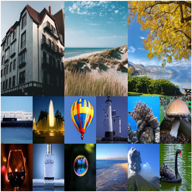
#> input picture test.png, 192 x 192 px
$ python cli_test.py
#> lines starting #> are read from the running program, lines starting #| are printed output that depends on the picture; after the words box and inside, x2 and y2 are one past the last pixel; in counts of white or black regions, pixels touching at a corner belong together
### seg/levelset.py
from __future__ import annotations

import math
from dataclasses import dataclass
from typing import Any

import numpy as np
import torch
import torch.nn.functional as F

from .kernels import gaussian_kernel2d
from .viz import contour_from_mask, gray_base64, mask_base64, overlay_base64


@dataclass(frozen=True)
class LevelSetParams:
    model: str = "coupled"  # "lbf" | "gbf" | "coupled"
    sigma: float = 3.0
    ksize: int = 0
    epsilon: float = 1.5
    nu: float = 0.3
    mu: float = 0.3
    omega: float = 1.0
    dt: float = 0.1
    iters: int = 120
    viz_stride: int = 5
    init_type: str = "otsu"  # "otsu" | "circle" | "rect"
    init_params: dict[str, Any] | None = None
    mode: str = "alt"  # "alt" | "e2e" (optional)
    eps0: float = 1e-6
    eta: float = 1e-8
    padding_mode: str = "reflect"
    device: str = "auto"  # "auto" | "cpu" | "mps"

    # [29 lines left out: function from_json, not called in this run]

    def validate(self) -> None:
        if self.model not in {"lbf", "gbf", "coupled"}:
            raise ValueError('model must be one of: "lbf", "gbf", "coupled"')
        if self.mode not in {"alt", "e2e"}:
            raise ValueError('mode must be one of: "alt", "e2e"')
        if self.mode == "e2e":
            raise ValueError('mode="e2e" is not implemented in this demo')
        if not (self.sigma > 0):
            raise ValueError("sigma must be > 0")
        if self.ksize != 0:
            if self.ksize < 3 or self.ksize % 2 == 0:
                raise ValueError("ksize must be 0 (auto) or an odd integer >= 3")
        if not (self.epsilon > 0):
            raise ValueError("epsilon must be > 0")
        if not (self.dt > 0):
            raise ValueError("dt must be > 0")
        if self.iters < 1:
            raise ValueError("iters must be >= 1")
        if self.viz_stride < 1:
            raise ValueError("viz_stride must be >= 1")
        if self.init_type not in {"otsu", "circle", "rect"}:
            raise ValueError('init_type must be one of: "otsu", "circle", "rect"')
        if self.padding_mode not in {"reflect", "replicate"}:
            raise ValueError('padding_mode must be "reflect" or "replicate"')
        if self.device not in {"auto", "cpu", "mps"}:
            raise ValueError('device must be one of: "auto", "cpu", "mps"')
        if self.device == "mps" and not (torch.backends.mps.is_available() and torch.backends.mps.is_built()):
            raise ValueError('device="mps" requested but MPS is not available in this PyTorch build')

    def resolve_device(self) -> torch.device:
        if self.device == "cpu":
            return torch.device("cpu")
        if self.device == "mps":
            return torch.device("mps")
        if torch.backends.mps.is_available() and torch.backends.mps.is_built():
            return torch.device("mps")
        return torch.device("cpu")


def _heaviside(phi: torch.Tensor, eps: float) -> torch.Tensor:
    return 0.5 * (1.0 + (2.0 / math.pi) * torch.atan(phi / float(eps)))


def _dirac(phi: torch.Tensor, eps: float) -> torch.Tensor:
    return (1.0 / math.pi) * (float(eps) / (float(eps) * float(eps) + phi * phi))


# [19 lines left out: functions _conv2d_same, _gradient, _divergence, not called in this run]


def _signed_distance(mask: np.ndarray) -> np.ndarray:
    try:
        from scipy import ndimage  # type: ignore
    except Exception as exc:  # noqa: BLE001
        raise RuntimeError("scipy is required for signed distance initialization") from exc

    mask_bool = mask.astype(bool)
    dt_in = ndimage.distance_transform_edt(mask_bool)
    dt_out = ndimage.distance_transform_edt(~mask_bool)
    sdf = dt_in - dt_out
    return sdf.astype(np.float32)


def _otsu_threshold_u8(img_u8: np.ndarray) -> int:
    hist = np.bincount(img_u8.ravel(), minlength=256).astype(np.float64)
    prob = hist / (hist.sum() + 1e-12)
    omega = np.cumsum(prob)
    mu = np.cumsum(prob * np.arange(256))
    mu_t = mu[-1]
    sigma_b2 = (mu_t * omega - mu) ** 2 / (omega * (1.0 - omega) + 1e-12)
    return int(np.argmax(sigma_b2))


def _init_mask(image01: np.ndarray, init_type: str, init_params: dict[str, Any] | None) -> np.ndarray:
    h, w = int(image01.shape[0]), int(image01.shape[1])
    p = init_params or {}
    if init_type == "otsu":
        img_u8 = np.clip(image01 * 255.0 + 0.5, 0.0, 255.0).astype(np.uint8)
        thr = _otsu_threshold_u8(img_u8)
        hi = img_u8 > thr
        lo = ~hi
        if int(hi.sum()) == 0 or int(hi.sum()) == h * w:
            r_frac = float(p.get("radius_frac", 0.25))
            r_frac = max(0.01, min(0.49, r_frac))
            r = r_frac * min(h, w)
            yy, xx = np.ogrid[:h, :w]
            cy, cx = (h - 1) / 2.0, (w - 1) / 2.0
            dist2 = (yy - cy) ** 2 + (xx - cx) ** 2
            return (dist2 <= r * r).astype(np.uint8)

        fg = str(p.get("foreground", "auto")).lower()
        if fg == "bright":
            mask = hi
        elif fg == "dark":
            mask = lo
        else:
            mask = hi if int(hi.sum()) <= int(lo.sum()) else lo

        if int(mask.sum()) == 0 or int(mask.sum()) == h * w:
            r_frac = float(p.get("radius_frac", 0.25))
            r_frac = max(0.01, min(0.49, r_frac))
            r = r_frac * min(h, w)
            yy, xx = np.ogrid[:h, :w]
            cy, cx = (h - 1) / 2.0, (w - 1) / 2.0
            dist2 = (yy - cy) ** 2 + (xx - cx) ** 2
            return (dist2 <= r * r).astype(np.uint8)
        return mask.astype(np.uint8)
    if init_type == "circle":
        r_frac = float(p.get("radius_frac", 0.25))
        r_frac = max(0.01, min(0.49, r_frac))
        r = r_frac * min(h, w)
        yy, xx = np.ogrid[:h, :w]
        cy, cx = (h - 1) / 2.0, (w - 1) / 2.0
        dist2 = (yy - cy) ** 2 + (xx - cx) ** 2
        return (dist2 <= r * r).astype(np.uint8)
    if init_type == "rect":
        m_frac = float(p.get("margin_frac", 0.2))
        m_frac = max(0.0, min(0.49, m_frac))
        my = int(round(m_frac * h))
        mx = int(round(m_frac * w))
        mask = np.zeros((h, w), dtype=np.uint8)
        mask[my : h - my, mx : w - mx] = 1
        return mask
    raise ValueError(f"Unsupported init_type: {init_type}")


def run_levelset(image01: np.ndarray, params: LevelSetParams) -> list[dict[str, Any]]:
    params.validate()

    if image01.ndim != 2:
        raise ValueError("image01 must be a 2D grayscale array")

    img = np.clip(image01.astype(np.float32), 0.0, 1.0)
    h, w = img.shape

    init_mask = _init_mask(img, params.init_type, params.init_params)
    phi0 = _signed_distance(init_mask)

    device = params.resolve_device()
    I = torch.from_numpy(img).to(device=device, dtype=torch.float32).view(1, 1, h, w)
    phi = torch.from_numpy(phi0).to(device=device, dtype=torch.float32).view(1, 1, h, w)

    k = gaussian_kernel2d(params.sigma, params.ksize, device=device, dtype=torch.float32)

    frames: list[dict[str, Any]] = []

    def t2np(x: torch.Tensor) -> np.ndarray:
        return x.detach().cpu().numpy()[0, 0]

    # [20 lines left out: function capture, not called in this run]

    with torch.no_grad():
        want_lbf = params.model in {"lbf", "coupled"}
        want_gbf = params.model in {"gbf", "coupled"}
        gbf_weight = float(params.omega) if params.model == "coupled" else 1.0

        for it in range(0, params.iters + 1):
            H = _heaviside(phi, params.epsilon)
            delta = _dirac(phi, params.epsilon)

            f1 = f2 = None
            e1 = e2 = None

            if want_lbf:
                IH = I * H
                I1H = I * (1.0 - H)
                KH = _conv2d_same(H, k, padding_mode=params.padding_mode)
                K1H = _conv2d_same(1.0 - H, k, padding_mode=params.padding_mode)
                f1 = _conv2d_same(IH, k, padding_mode=params.padding_mode) / (KH + params.eps0)
                f2 = _conv2d_same(I1H, k, padding_mode=params.padding_mode) / (K1H + params.eps0)

                Kf1 = _conv2d_same(f1, k, padding_mode=params.padding_mode)
                Kf1_2 = _conv2d_same(f1 * f1, k, padding_mode=params.padding_mode)
                Kf2 = _conv2d_same(f2, k, padding_mode=params.padding_mode)
                Kf2_2 = _conv2d_same(f2 * f2, k, padding_mode=params.padding_mode)

                I2 = I * I
                e1 = I2 - 2.0 * I * Kf1 + Kf1_2
                e2 = I2 - 2.0 * I * Kf2 + Kf2_2

            c1 = c2 = None
            gbf_term = None

            if want_gbf:
                sumH = H.sum()
                sum1H = (1.0 - H).sum()
                c1 = float(((I * H).sum() / (sumH + params.eps0)).item())
                c2 = float(((I * (1.0 - H)).sum() / (sum1H + params.eps0)).item())
                gbf_term = (I - c1) ** 2 - (I - c2) ** 2

            data_force = torch.zeros_like(phi)
            if want_lbf and e1 is not None and e2 is not None:
                data_force = data_force + (e1 - e2)
            if want_gbf and gbf_term is not None:
                data_force = data_force + gbf_weight * gbf_term

            phi_x, phi_y = _gradient(phi)
            s = torch.sqrt(phi_x * phi_x + phi_y * phi_y + params.eta)

            nx = phi_x / (s + params.eta)
            ny = phi_y / (s + params.eta)
            kappa = _divergence(nx, ny)

            q = (s - 1.0) / (s + params.eta)
            rx = q * phi_x
            ry = q * phi_y
            rphi = _divergence(rx, ry)

            if it % params.viz_stride == 0 or it == params.iters:
                energy = 0.0
                e_lbf = None
                e_gbf = None
                e_len = None
                e_dist = None
                if want_lbf and e1 is not None and e2 is not None:
                    e_lbf_t = (e1 * H + e2 * (1.0 - H)).sum()
                    e_lbf = float(e_lbf_t.item())
                    energy += e_lbf
                if want_gbf and c1 is not None and c2 is not None:
                    eg_t = (((I - c1) ** 2) * H + ((I - c2) ** 2) * (1.0 - H)).sum()
                    e_gbf = float((gbf_weight * eg_t).item())
                    energy += e_gbf

                e_len = float((float(params.nu) * (delta * s).sum()).item())
                energy += e_len

                e_dist = float(((float(params.mu) / 2.0) * ((s - 1.0) ** 2).sum()).item())
                energy += e_dist

                capture(
                    it,
                    phi_t=phi,
                    f1_t=f1 if want_lbf else None,
                    f2_t=f2 if want_lbf else None,
                    stats={
                        "c1": c1,
                        "c2": c2,
                        "energy": energy,
                        "energy_lbf_data": e_lbf,
                        "energy_gbf_data": e_gbf,
                        "energy_len": e_len,
                        "energy_dist": e_dist,
                    },
                )

            if it == params.iters:
                break

            rhs = -delta * data_force + float(params.nu) * delta * kappa + float(params.mu) * rphi
            phi = phi + float(params.dt) * rhs

            if not torch.isfinite(phi).all():
                raise RuntimeError("phi became NaN/Inf (try smaller dt or larger epsilon)")

    return frames

### cli_test.py
import argparse
import base64
import json
import time
from pathlib import Path

import numpy as np
from PIL import Image, ImageOps

from seg.levelset import LevelSetParams, run_levelset


def load_gray01(path: Path, *, max_side: int = 512) -> np.ndarray:
    img = Image.open(path)
    img = ImageOps.exif_transpose(img)
    img = img.convert("L")

    w, h = img.size
    scale = min(1.0, max_side / max(w, h))
    if scale < 1.0:
        img = img.resize((int(round(w * scale)), int(round(h * scale))), Image.Resampling.LANCZOS)

    arr = np.asarray(img, dtype=np.float32) / 255.0
    return arr


def maybe_save_frames(frames: list[dict], out_dir: Path) -> None:
    out_dir.mkdir(parents=True, exist_ok=True)
    for fr in frames:
        it = fr.get("iter", 0)
        for key, suffix in [
            ("overlay_png_base64", "overlay"),
            ("mask_png_base64", "mask"),
            ("f1_png_base64", "f1"),
            ("f2_png_base64", "f2"),
        ]:
            b64 = fr.get(key)
            if not b64:
                continue
            data = base64.b64decode(b64)
            (out_dir / f"iter_{it:04d}_{suffix}.png").write_bytes(data)


def main() -> None:
    ap = argparse.ArgumentParser(description="CLI smoke test for level set demo (defaults to test.png).")
    ap.add_argument("--image", type=Path, default=Path("test.png"))
    ap.add_argument("--model", choices=["lbf", "gbf", "coupled"], default="coupled")
    ap.add_argument("--device", choices=["auto", "cpu", "mps"], default="auto")
    ap.add_argument("--sigma", type=float, default=3.0)
    ap.add_argument("--ksize", type=int, default=0)
    ap.add_argument("--epsilon", type=float, default=1.5)
    ap.add_argument("--nu", type=float, default=0.3)
    ap.add_argument("--mu", type=float, default=0.3)
    ap.add_argument("--omega", type=float, default=1.0)
    ap.add_argument("--dt", type=float, default=0.1)
    ap.add_argument("--iters", type=int, default=120)
    ap.add_argument("--viz-stride", type=int, default=20)
    ap.add_argument("--init-type", choices=["otsu", "circle", "rect"], default="otsu")
    ap.add_argument("--radius-frac", type=float, default=0.25)
    ap.add_argument("--margin-frac", type=float, default=0.20)
    ap.add_argument("--save-dir", type=Path, default=None)
    ap.add_argument("--export-json", type=Path, default=Path("static/cli_run.json"))
    ap.add_argument("--no-export-json", action="store_true", help="Disable exporting /static/cli_run.json")
    args = ap.parse_args()

    img = load_gray01(args.image)
#> in load_gray01, img is the input picture: PIL image 192x192 RGB; mean R, G, B 101.5, 113.5, 117.7
#> in load_gray01, `img = img.convert("L")`:
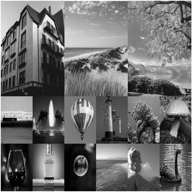
#> img: PIL image 192x192 L; min 0, max 255, mean 110.3
    if args.init_type == "circle":
        init_params = {"radius_frac": args.radius_frac}
    elif args.init_type == "rect":
        init_params = {"margin_frac": args.margin_frac}
    else:
        init_params = {}
    p = LevelSetParams(
        model=args.model,
        device=args.device,
        sigma=args.sigma,
        ksize=args.ksize,
        epsilon=args.epsilon,
        nu=args.nu,
        mu=args.mu,
        omega=args.omega,
        dt=args.dt,
        iters=args.iters,
        viz_stride=args.viz_stride,
        init_type=args.init_type,
        init_params=init_params,
    )

    print(f"image={args.image} shape={img.shape} model={p.model} device={p.resolve_device().type}")
#> (the call stopped at in resolve_device, `if torch.backends.mps.is_available() and torch.backends.mps.is_built():`: torch is not available in this run)
    t0 = time.perf_counter()
    frames = run_levelset(img, p)
#> in _otsu_threshold_u8, `hist = np.bincount(img_u8.ravel(), minlength=256).astype(np.float64)`: hist = 256 values, max 554 at index 24, min 2 at index 252, mean 144
#> in _otsu_threshold_u8, `prob = hist / (hist.sum() + 1e-12)`: prob = 256 values, max 0.015 at index 24, min 5.43e-05 at index 252, mean 0.00391
#> in _otsu_threshold_u8, `omega = np.cumsum(prob)`: omega = 256 values from 0.00144 to 1
#> in _otsu_threshold_u8, `mu = np.cumsum(prob * np.arange(256))`: mu = 256 values from 0 to 110.3
#> in _otsu_threshold_u8, `mu_t = mu[-1]`: mu_t = 110.3
#> in _otsu_threshold_u8, `sigma_b2 = (mu_t * omega - mu) ** 2 / (omega * (1.0 - omega) + 1e-12)`: sigma_b2 = 256 values, max 2471.1 at index 105, min 1.82e-15 at index 255, mean 1395.9
#> in _init_mask, `thr = _otsu_threshold_u8(img_u8)`: thr = 105
#> in _init_mask, `hi = img_u8 > thr`:
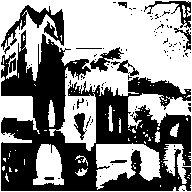
#> hi: shape (192, 192) bool; 54.9% white; 95 black regions (83 under 20 px), largest, box (x1, y1, x2, y2) and area: (1, 30, 191, 191) 14266, (1, 5, 64, 54) 912, (144, 1, 191, 30) 313
#> in _signed_distance, `dt_in = ndimage.distance_transform_edt(mask_bool)`:
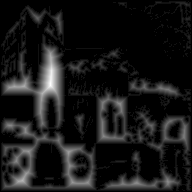
#> dt_in: shape (192, 192) float64; min 0, max 15, mean 1.41; drawn with min black and max white
#> in _signed_distance, `dt_out = ndimage.distance_transform_edt(~mask_bool)`:
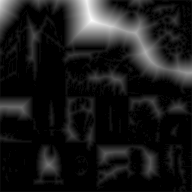
#> dt_out: shape (192, 192) float64; min 0, max 28, mean 2.8; drawn with min black and max white
#> in _signed_distance, `sdf = dt_in - dt_out`:
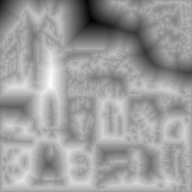
#> sdf: shape (192, 192) float64; min -28, max 15, mean -1.44; drawn with min black and max white
    t1 = time.perf_counter()

    e0 = frames[0]["stats"]["energy"]
    emin = min(fr["stats"]["energy"] for fr in frames)
    eend = frames[-1]["stats"]["energy"]
    print("iter    energy        lbf_data     gbf_data     len        dist")
    for fr in frames:
        s = fr["stats"]
        print(
            f"{fr['iter']:4d}  {s['energy']:10.2f}  {s.get('energy_lbf_data') or 0:10.2f}  {s.get('energy_gbf_data') or 0:10.2f}  {s.get('energy_len') or 0:8.2f}  {s.get('energy_dist') or 0:8.2f}"
        )
    print(
        f"E0={e0:.2f}  Emin={emin:.2f}  Eend={eend:.2f}  d_end={eend - e0:.2f}  rel={((eend - e0) / e0) * 100:.3f}%"
    )
    if args.save_dir is not None:
        maybe_save_frames(frames, args.save_dir)
        print(f"saved frames -> {args.save_dir}")

    if not args.no_export_json and args.export_json is not None:
        args.export_json.parent.mkdir(parents=True, exist_ok=True)
        payload = {
            "frames": frames,
            "final": frames[-1] if frames else None,
            "timing_ms": int(round((t1 - t0) * 1000)),
            "device": p.resolve_device().type,
            "params": {
                "model": p.model,
                "device": p.device,
                "sigma": p.sigma,
                "ksize": p.ksize,
                "epsilon": p.epsilon,
                "nu": p.nu,
                "mu": p.mu,
                "omega": p.omega,
                "dt": p.dt,
                "iters": p.iters,
                "viz_stride": p.viz_stride,
                "init_type": p.init_type,
                "init_params": p.init_params,
            },
        }
        args.export_json.write_text(json.dumps(payload, ensure_ascii=False), encoding="utf-8")
        print(f"exported json -> {args.export_json}")


if __name__ == "__main__":
    main()
#> (the call stopped at in resolve_device, `if torch.backends.mps.is_available() and torch.backends.mps.is_built():`: torch is not available in this run)
